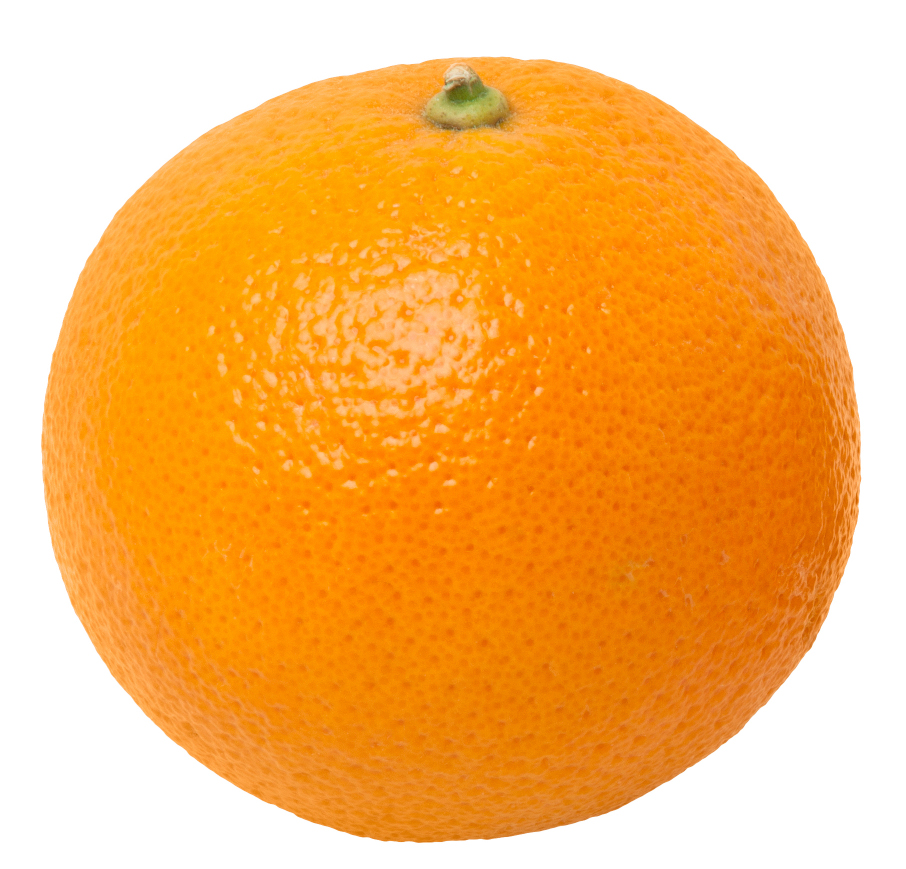
#> input picture orange2.jpg, 906 x 869 px
$ python test.py
#> lines starting #> are read from the running program, lines starting #| are printed output that depends on the picture; after the words box and inside, x2 and y2 are one past the last pixel; in counts of white or black regions, pixels touching at a corner belong together
import numpy as np
import cv2

def getBiggestContour(contours):
    maxArea = 0
    maxIndex = 0
    i = 0
    while i < len(contours):
        tmpArea = cv2.contourArea(contours[i])
        if tmpArea > maxArea:
            maxArea = tmpArea
            maxIndex = i
        i += 1
    return contours[maxIndex]

yellow_low = np.array([20,100,100])
yellow_high = np.array([30,255,255])

orange_low = np.array([5,100,100])
orange_high = np.array([25,255,255])

frame = cv2.imread('orange2.jpg')
#> frame is the input picture: shape (869, 906, 3); mean B, G, R 103.3, 183.2, 248.9
frame_HSV = cv2.cvtColor(frame,cv2.COLOR_BGR2HSV)
#> frame_HSV: shape (869, 906, 3); mean H, S, V 11.4, 151.2, 248.9
frame_threshed = cv2.inRange(frame_HSV, orange_low,orange_high)
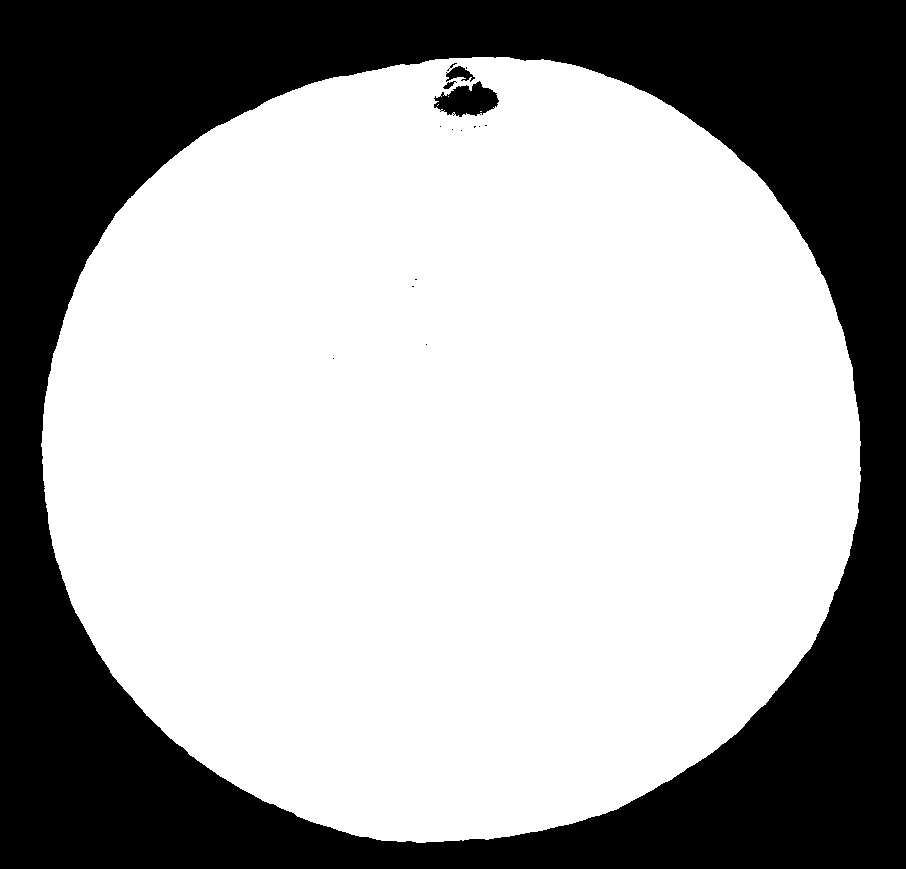
#> frame_threshed: shape (869, 906); 64.6% white; 16 black regions (12 under 20 px)
cv2.imshow("orange",frame_threshed)

c, h = cv2.findContours(frame_threshed,cv2.RETR_TREE,cv2.CHAIN_APPROX_SIMPLE)
#> c = 28 contours, 23 with area under 20; largest, box (x1, y1, x2, y2) and area: (41, 57, 861, 843) 509149, (433, 80, 500, 118) 1546, (445, 65, 476, 83) 292, (442, 80, 457, 90) 62, (449, 62, 458, 69) 21; h = 28 rows, first 6: [-1, -1, 1, -1], [2, -1, -1, 0], [3, 1, -1, 0], [4, 2, -1, 0], [5, 3, -1, 0], [6, 4, -1, 0]
contour = getBiggestContour(c)
#> the loop in getBiggestContour, `while i < len(contours):` made 28 passes
#> (tmpArea, maxArea, maxIndex) on pass 1: (509149, 509149, 0)
#> tmpArea on passes 18, 22, 27, 28: 1546, 62.5, 291.5, 21
#> after the loop in getBiggestContour, `while i < len(contours):`: i = 28; maxArea = 509149; maxIndex = 0
#> contour = contour of 1161 points, box (x1, y1, x2, y2) (41, 57, 861, 843), area 509149
x,y,w,h = cv2.boundingRect(contour)
#> x = 41; y = 57; w = 820; h = 786
cv2.rectangle(frame, (x,y) , (x+w,y+h), (0,255,0))
cv2.arrowedLine(frame, (50,50),(100,100), (0,255,0), 5)
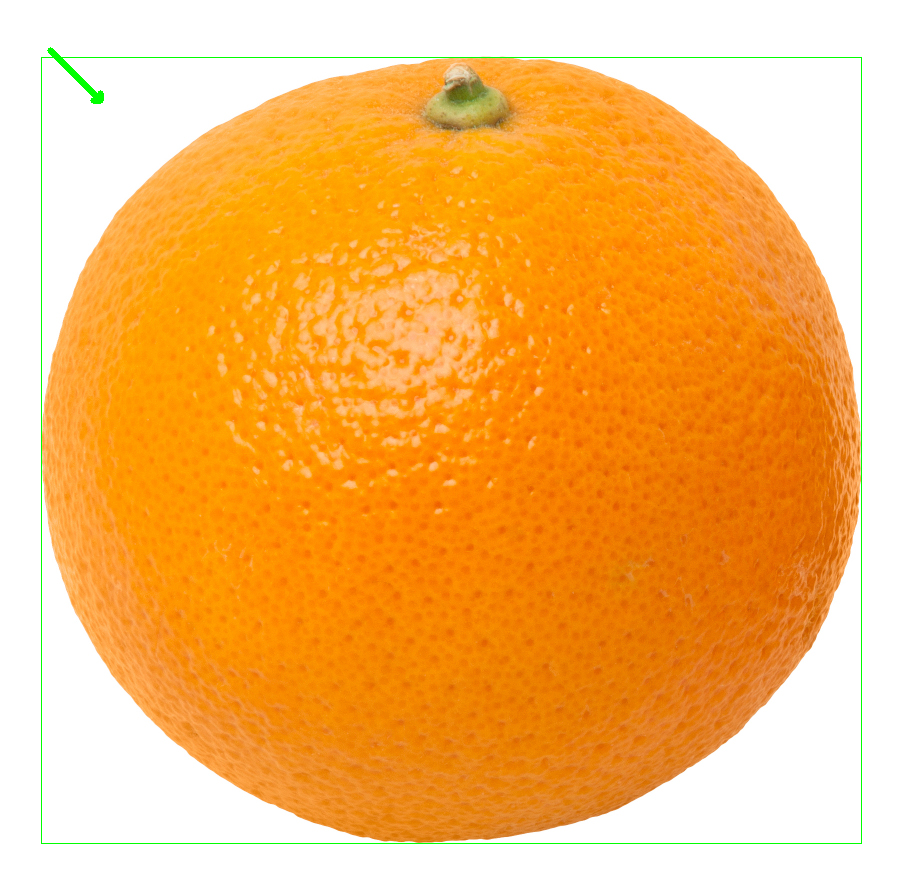
#> frame: shape (869, 906, 3); mean B, G, R 102.1, 183.2, 247.7
# cv2.drawContours(frame, contour, -1, (0, 0, 255), 3)
cv2.imshow("contoured",frame)
# [11 lines of commented-out code are left out]
cv2.waitKey(0)
cv2.destroyAllWindows()
